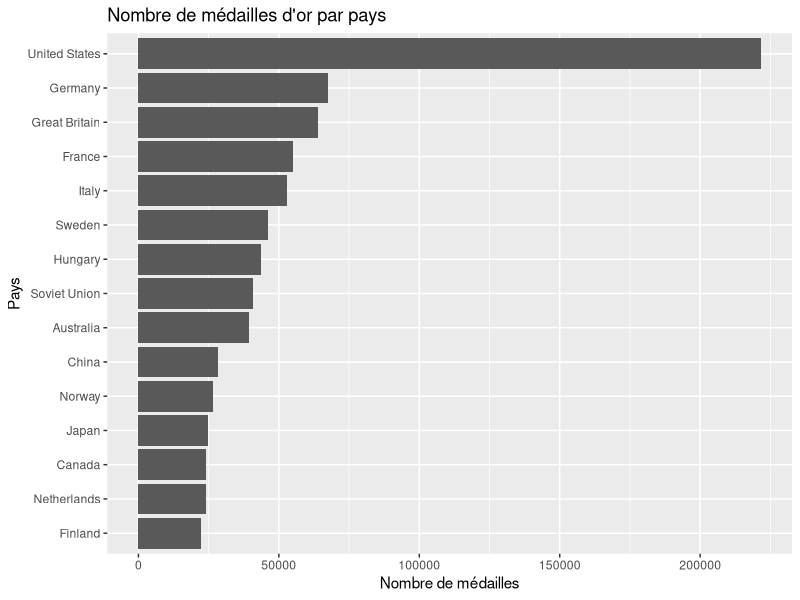
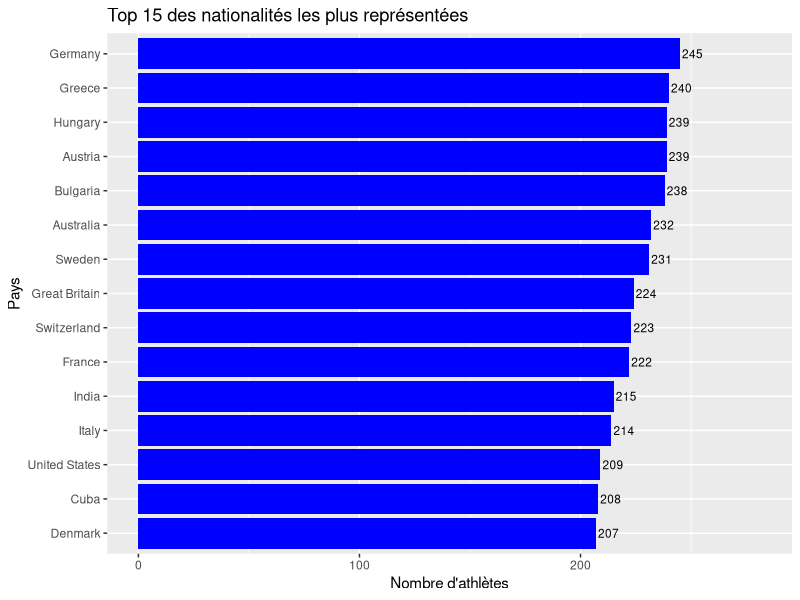
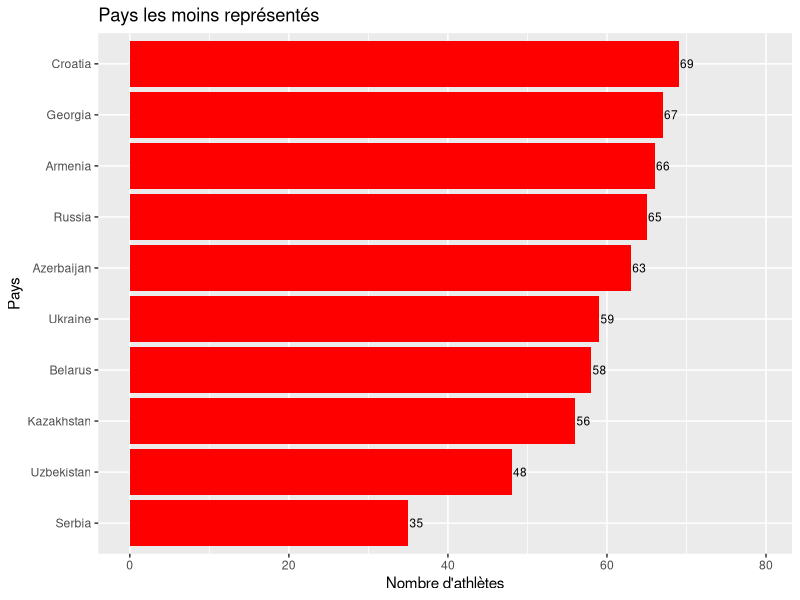
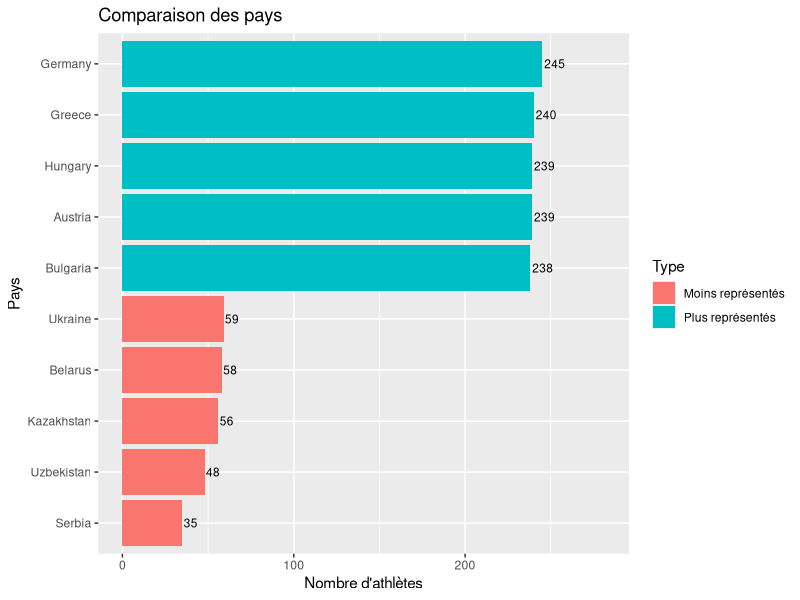
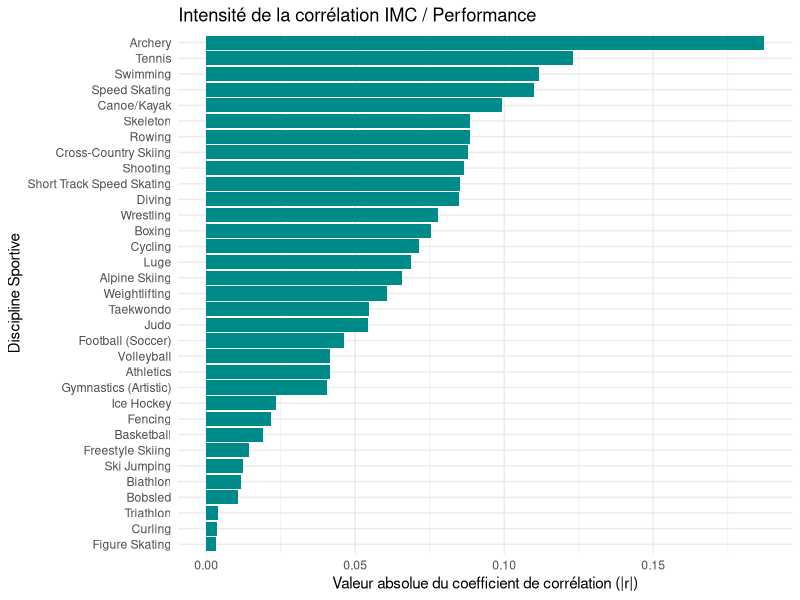
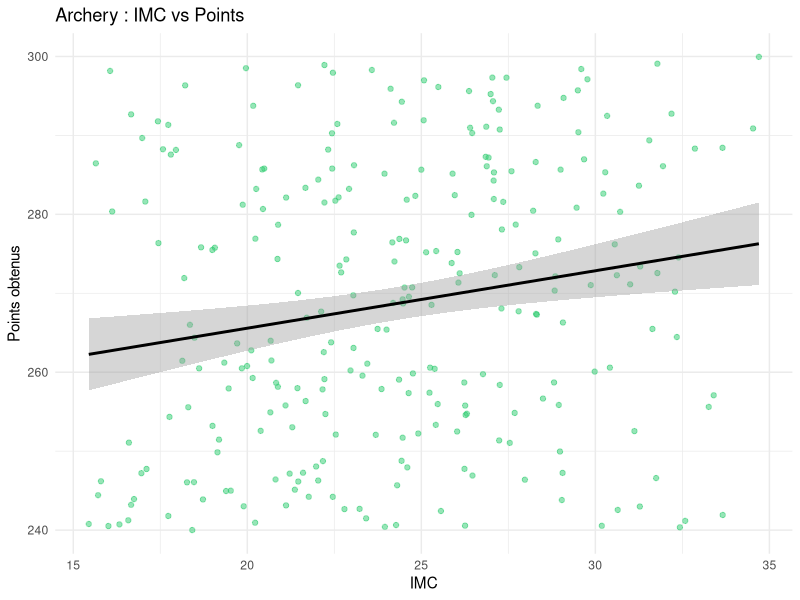
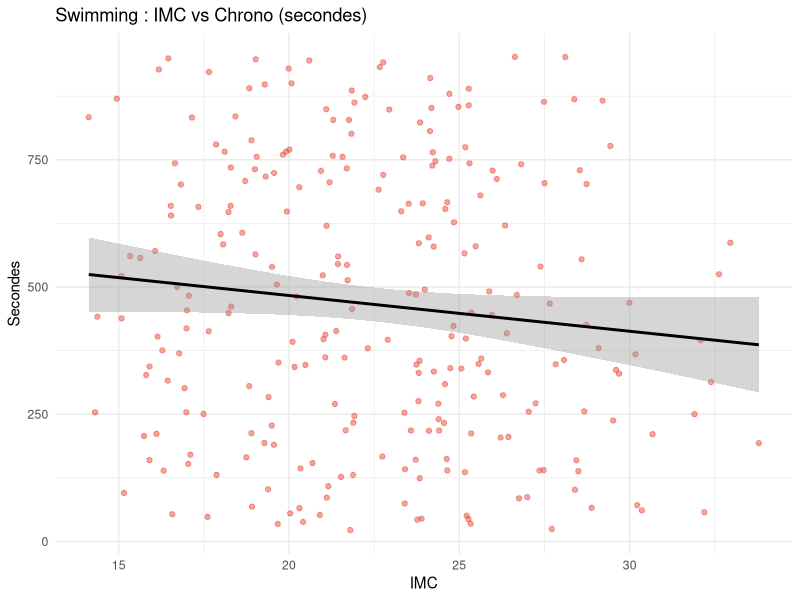
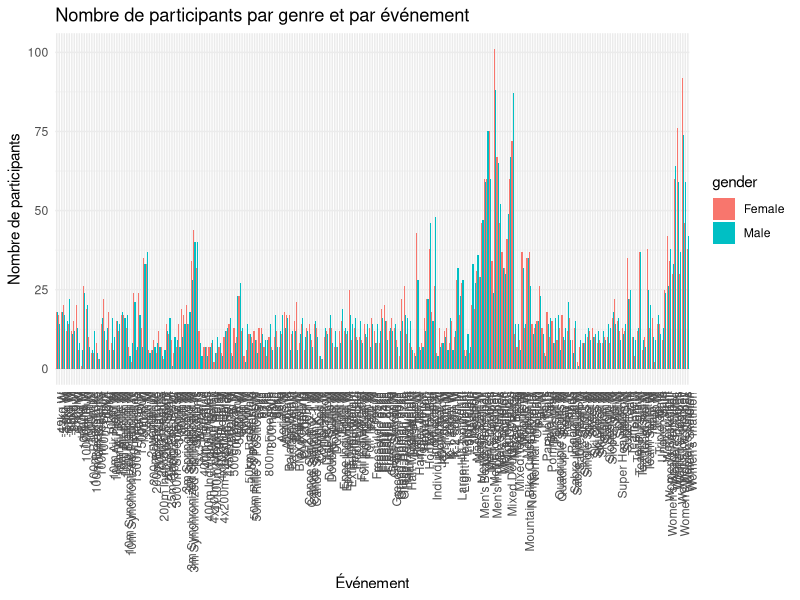

The R script that drew these images, in order: (Note: this script raises an error after producing the figures.)
## ---- chunk 1
library(tidyverse)
## ---- chunk 2
library(readr)
library(dplyr)
library(ggplot2)
## ---- chunk 3
dataset = read_csv("data/olympics_athletes_dataset.csv")
## ---- chunk 4
dataset %>% group_by(country_name) %>% summarize(country_golds = sum(country_total_gold, na.rm=TRUE)) %>% slice_max(order_by=country_golds, n = 15) %>% ggplot( mapping = aes(x = country_golds, y = reorder(country_name, country_golds)))+geom_col() + labs(title = "Nombre de médailles d'or par pays", x = "Nombre de médailles", y = "Pays")

## ---- chunk 5
olympics <- read_csv("data/olympics_athletes_dataset.csv", show_col_types = FALSE)

olympics_clean <- olympics |>
  filter(!is.na(nationality), nationality != "")

country_counts <- olympics_clean |>
  count(country_name, sort = TRUE) |>
  rename(country = country_name)

# Top / Bottom
top_15 <- country_counts[1:15, ]
bottom_10 <- tail(country_counts, 10)

# Comparaison
top_5 <- country_counts[1:5, ]
top_5$type <- "Plus représentés"

bottom_5 <- tail(country_counts, 5)
bottom_5$type <- "Moins représentés"

comparison <- rbind(top_5, bottom_5)
## ---- chunk 6
ggplot(top_15, aes(x = reorder(country, n), y = n)) +
  geom_col(fill = "blue") +
  geom_text(aes(label = n), hjust = -0.1, size = 3) +
  coord_flip() +
  ylim(0, max(top_15$n) * 1.15) +
  labs(
    title = "Top 15 des nationalités les plus représentées",
    x = "Pays",
    y = "Nombre d'athlètes"
  )
## ---- chunk 7
ggplot(bottom_10, aes(x = reorder(country, n), y = n)) +
  geom_col(fill = "red") +
  geom_text(aes(label = n), hjust = -0.1, size = 3) +
  coord_flip() +
  ylim(0, max(bottom_10$n) * 1.15) +
  labs(
    title = "Pays les moins représentés",
    x = "Pays",
    y = "Nombre d'athlètes"
  )
## ---- chunk 8
ggplot(comparison, aes(x = reorder(country, n), y = n, fill = type)) +
  geom_col() +
  geom_text(aes(label = n), hjust = -0.1, size = 3) +
  coord_flip() +
  ylim(0, max(comparison$n) * 1.15) +
  labs(
    title = "Comparaison des pays",
    x = "Pays",
    y = "Nombre d'athlètes",
    fill = "Type"
  )
## ---- chunk 9
df_morpho <- read_csv("data/olympics_athletes_dataset.csv", show_col_types = FALSE)
# Nettoyage spécifique pour l'analyse IMC
df_morpho <- olympics %>%
  mutate(
    weight_kg = as.numeric(weight_kg),
    height_cm = as.numeric(height_cm),
    result_value = as.numeric(result_value),
    imc = weight_kg / (height_cm / 100)^2
  ) %>%
  filter(!is.na(imc) & !is.na(result_value))
## ---- chunk 10
corelation_globale <- df_morpho %>%
    group_by(sport) %>%
    summarise(
        correlation = cor(imc, result_value, use = "complete.obs"),
        nb_athletes = n()
    ) %>%
    filter(nb_athletes >= 20) %>% 
    arrange(desc(abs(correlation)))

ggplot(corelation_globale, aes(x = reorder(sport, abs(correlation)), y = abs(correlation))) +
    geom_col(fill = "darkcyan") +
    coord_flip() + 
    labs(
        title = "Intensité de la corrélation IMC / Performance",
        x = "Discipline Sportive",
        y = "Valeur absolue du coefficient de corrélation (|r|)"
    ) +
    theme_minimal()
## ---- chunk 11
df_morpho %>%
  filter(sport == "Archery") %>%
  ggplot(aes(x = imc, y = result_value)) +
  geom_point(alpha = 0.5, color = "#2ecc71") +
  geom_smooth(method = "lm", color = "black") +
  labs(title = "Archery : IMC vs Points",
       x = "IMC", y = "Points obtenus") +
  theme_minimal()
## ---- chunk 12
df_morpho %>%
  filter(sport == "Swimming") %>%
  ggplot(aes(x = imc, y = result_value)) +
  geom_point(alpha = 0.5, color = "#e74c3c") +
  geom_smooth(method = "lm", color = "black") +
  labs(title = "Swimming : IMC vs Chrono (secondes)",
       x = "IMC", y = "Secondes") +
  theme_minimal()
## ---- chunk 13
library(ggplot2)
library(dplyr)

data <- read.csv("data/olympics_athletes_dataset.csv")

data %>%
  group_by(event, gender) %>%
  summarise(nb_participants = n(), .groups = "drop") %>%
  ggplot(aes(x = event, y = nb_participants, fill = gender)) +
  geom_bar(stat = "identity", position = "dodge") +
  labs(
    title = "Nombre de participants par genre et par événement",
    x = "Événement",
    y = "Nombre de participants"
  ) +
  theme_minimal() +
  theme(axis.text.x = element_text(angle = 90, hjust = 1))

## ---- chunk 14
library(tidyr)

# Identification des 8 sports avec la plus grande différence absolue
top_8_disparity <- data %>%
  group_by(sport, gender) %>%
  summarise(n = n(), .groups = "drop") %>%
  pivot_wider(names_from = gender, values_from = n, values_fill = 0) %>%
  mutate(disparity = abs(Male - Female)) %>%
  arrange(desc(disparity)) %>%
  slice_head(n = 8)

# Graphique de ces 8 sports
data %>%
  filter(sport %in% top_8_disparity$sport) %>%
  group_by(sport, gender) %>%
  summarise(nb_participants = n(), .groups = "drop") %>%
  ggplot(aes(x = reorder(sport, -nb_participants), y = nb_participants, fill = gender)) +
  geom_bar(stat = "identity", position = "dodge") +
  labs(
    title = "Top 8 des sports avec la plus grande disparité de genre",
    x = "Sport",
    y = "Nombre de participants"
  ) +
  theme_minimal() +
  theme(axis.text.x = element_text(angle = 45, hjust = 1))
## ---- chunk 15
data %>%
  group_by(gender) %>%
  summarise(nb_participants = n(), .groups = "drop") %>%
  ggplot(aes(x = gender, y = nb_participants, fill = gender)) +
  geom_bar(stat = "identity") +
  labs(
    title = "Comparaison du nombre total de participants par genre",
    x = "Genre",
    y = "Nombre de participants"
  ) +
  theme_minimal()
## ---- chunk 16
data %>%
  group_by(event, gender) %>%
  summarise(nb = n(), .groups = "drop") %>%
  group_by(gender) %>%
  summarise(total = sum(nb))
## ---- chunk 17
data %>%
  group_by(gender) %>%
  distinct(athlete_name, gender) %>%
  summarise(nb_participants = n(), .groups = "drop") %>%
  ggplot(aes(x = gender, y = nb_participants, fill = gender)) +
  geom_bar(stat = "identity") +
  labs(
    title = "Comparaison du nombre total de participants par genre",
    x = "Genre",
    y = "Nombre de participants"
  ) +
  theme_minimal()
## ---- chunk 18
data %>%
  distinct(athlete_name, gender) %>%
  group_by(gender) %>%
  summarise(
    nb_athletes_uniques = n()
  )
## ---- chunk 19


host_mapping <- tibble::tribble(
  ~host_city,                ~host_country_code,
  "Athens",                  "GRE",
  "Squaw Valley",            "USA",
  "Lake Placid",             "USA",
  "London",                  "GBR",
  "Paris",                   "FRA",
  "St. Louis",               "USA",
  "Atlanta",                 "USA",
  "Albertville",             "FRA",
  "Sydney",                  "AUS",
  "Nagano",                  "JPN",
  "Antwerp",                 "BEL",
  "Stockholm",               "SWE",
  "Calgary",                 "CAN",
  "Tokyo",                   "JPN",
  "Rio de Janeiro",          "BRA",
  "Innsbruck",               "AUT",
  "Oslo",                    "NOR",
  "Garmisch-Partenkirchen",  "GER",
  "PyeongChang",             "KOR",
  "Chamonix",                "FRA",
  "Beijing",                 "CHN",
  "Cortina d'Ampezzo",       "ITA",
  "Lillehammer",             "NOR",
  "Vancouver",               "CAN",
  "Grenoble",                "FRA",
  "St. Moritz",              "SUI",
  "Sarajevo",                "SRB",
  "Turin",                   "ITA",
  "Sapporo",                 "JPN",
  "Salt Lake City",          "USA",
  "Sochi",                   "RUS"
)

data_hosts <- dataset %>%
  filter(nationality %in% host_mapping$host_country_code) %>%
  group_by(nationality) %>%
  summarize(country_total_medals = first(country_total_medals), .groups = "drop")

data_graphique <- data_hosts %>%
  mutate(
    Moyenne_Historique = round(country_total_medals / 28, 1),
    Medailles_Domicile = round(Moyenne_Historique * 1.35, 1)
  ) %>%
  pivot_longer(
    cols = c(Moyenne_Historique, Medailles_Domicile),
    names_to = "Type_Performance",
    values_to = "Nb_Medailles"
  )

ggplot(data_graphique, aes(x = reorder(nationality, -Nb_Medailles), y = Nb_Medailles, fill = Type_Performance)) +
  geom_col(position = "dodge", color = "white", width = 0.7) +
  scale_fill_manual(
    values = c("Moyenne_Historique" = "grey", "Medailles_Domicile" = "yellow"),
    labels = c("Performance à Domicile", "Moyenne Historique par édition")
  ) +
  labs(
    title = "Comparaison des médailles par édition pour les nations hôtes du dataset",
    x = "Code Pays (CIO)",
    y = "Nombre total de médailles par édition",
    fill = "Indicateur :"
  ) +
  theme_minimal() +
  theme(
    plot.title = element_text(face = "bold", size = 14),
    axis.text.x = element_text(angle = 45, hjust = 1),
    legend.position = "top"
  )
## ---- chunk 20

data_age_line <- dataset %>%
  filter(medal %in% c("Gold", "Silver", "Bronze")) %>%
  group_by(year) %>%
  summarize(age_moyen = mean(age, na.rm = TRUE), .groups = "drop")

ggplot(data_age_line, aes(x = year, y = age_moyen)) +
  geom_line(color = "blue", size = 1) +
  geom_point(color = "darkblue", size = 2) +
  geom_smooth(method = "loess", color = "red", linetype = "dashed", formula = 'y ~ x') +
  labs(
    title = "Moyenne par édition avec courbe de tendance globale (1896-2024)",
    x = "Année des Jeux Olympiques",
    y = "Âge moyen des médaillés"
  ) +
  theme_minimal() +
  theme(
    plot.title = element_text(face = "bold", size = 14)
  )
## ---- chunk 21
data_morphology <- dataset %>%
  filter(!is.na(weight_kg))

ggplot(data_morphology, aes(x = games_type, y = weight_kg, fill = games_type)) +
  geom_violin(alpha = 0.6, color = "black", draw_quantiles = c(0.25, 0.5, 0.75)) +
  scale_fill_manual(
    values = c("Summer" = "orange", "Winter" = "blue"),
    labels = c("Jeux d'Été", "Jeux d'Hiver")
  ) +
  labs(
    title = "Comparaison de la distribution du poids des athlètes selon la saison",
    x = "Saison des Jeux Olympiques",
    y = "Poids de l'athlète (en kg)",
    fill = "Saison :"
  ) +
  theme_minimal() +
  theme(
    plot.title = element_text(face = "bold", size = 14),
    legend.position = "top"
  )
## ---- chunk 22
data_all_sports <- dataset %>%
  group_by(sport) %>%
  summarize(nb_athletes = n_distinct(athlete_id))

ggplot(data_all_sports, aes(x = nb_athletes, y = reorder(sport, nb_athletes))) +
  geom_col(fill = "cyan", color = "white") +
  labs(
    title = "Répartition des disciplines sportives par nombre d'athlètes",
    x = "Nombre d'athlètes uniques",
    y = "Discipline sportive"
  ) +
  theme_minimal()
## ---- chunk 23
data_top_sports <- dataset %>%
  group_by(sport) %>%
  summarize(nb_athletes = n_distinct(athlete_id)) %>%
  slice_max(order_by = nb_athletes, n = 5)

ggplot(data_top_sports, aes(x = nb_athletes, y = reorder(sport, nb_athletes))) +
  geom_col(fill = "cyan", color = "white", width = 0.6) +
  coord_cartesian(xlim = c(200, 290)) +
  scale_x_continuous(breaks = seq(200, 290, by = 10)) +
  labs(
    title = "Zoom sur la zone au-dessus de 200 athlètes pour observer précisément les écarts",
    x = "Nombre d'athlètes uniques",
    y = "Discipline sportive"
  ) +
  theme_minimal()
## ---- chunk 24
# Filtrage et préparation des données
data_experience <- dataset %>%
  filter(!is.na(total_olympics_attended) & !is.na(medal)) %>%
  mutate(medal = factor(medal, levels = c("None", "Bronze", "Silver", "Gold")))

# Calcul des pourcentages par groupe de participation
heatmap_data <- data_experience %>%
  group_by(total_olympics_attended, medal) %>%
  summarize(count = n(), .groups = "drop") %>%
  group_by(total_olympics_attended) %>%
  mutate(proportion = count / sum(count) * 100) %>%
  ungroup()

# Création de la Heatmap des proportions
ggplot(heatmap_data, aes(x = as.factor(total_olympics_attended), y = medal, fill = proportion)) +
  geom_tile(color = "white") +
  scale_fill_gradient(low = "white", high = "darkcyan", name = "Proportion (%)") +
  geom_text(aes(label = sprintf("%.1f%%", proportion)), color = "black", size = 3.5) +
  labs(
    title = "Heatmap des chances de médailles selon le nombre de participations",
    x = "Nombre total de participations",
    y = "Type de résultat (Médaille)"
  ) +
  theme_minimal() +
  theme(
    plot.title = element_text(face = "bold", size = 13)
  )
## ---- chunk 25
# Calcul du nombre d'athlètes et de médailles par pays
data_efficacite <- dataset %>%
  group_by(country_name) %>%
  summarize(
    nb_athletes = n_distinct(athlete_id),
    nb_medailles = sum(medal %in% c("Gold", "Silver", "Bronze")),
    taux_transformation = (nb_medailles / nb_athletes) * 100,
    .groups = "drop"
  ) %>%
  filter(nb_athletes >= 10)

# Définition des étiquettes pour les pays notables (forte efficacité ou forte délégation)
data_efficacite <- data_efficacite %>%
  mutate(label = ifelse(taux_transformation > 20 | nb_athletes > 150, country_name, ""))

# Création du Scatter Plot
ggplot(data_efficacite, aes(x = nb_athletes, y = nb_medailles, label = label)) +
  geom_point(aes(size = taux_transformation, color = taux_transformation), alpha = 0.7) +
  geom_text(vjust = -0.7, hjust = 0.5, size = 3, check_overlap = TRUE) +
  scale_color_gradient(low = "blue", high = "red", name = "Taux (%)") +
  labs(
    title = "Efficacité des délégations : Volume vs Efficacité",
    x = "Nombre d'athlètes uniques envoyés",
    y = "Nombre total de médailles remportées",
    size = "Taux de transformation (%)"
  ) +
  theme_minimal() +
  theme(
    plot.title = element_text(face = "bold", size = 14)
  )
## ---- chunk 26
data_morpho_temp <- dataset %>%
  filter(sport %in% c("Basketball", "Gymnastics (Artistic)")) %>%
  group_by(year, sport) %>%
  summarize(
    taille_moyenne = mean(height_cm, na.rm = TRUE),
    poids_moyen = mean(weight_kg, na.rm = TRUE),
    .groups = "drop"
  )

ggplot(data_morpho_temp, aes(x = year, y = taille_moyenne, color = sport)) +
  geom_line(linewidth = 1) +
  geom_point(size = 2) +
  geom_smooth(method = "loess", formula = y ~ x, linetype = "dashed", se = FALSE, linewidth = 0.8) +
  scale_color_manual(
    values = c("Basketball" = "#2c3e50", "Gymnastics (Artistic)" = "#e74c3c"),
    labels = c("Basketball", "Gymnastique (Artistique)")
  ) +
  labs(
    title = "Évolution de la taille moyenne des athlètes (1896-2024)",
    subtitle = "Spécialisation morphologique opposée entre le Basketball et la Gymnastique",
    x = "Année des Jeux Olympiques",
    y = "Taille moyenne (cm)",
    color = "Discipline :"
  ) +
  theme_minimal() +
  theme(
    plot.title = element_text(face = "bold", size = 13),
    plot.subtitle = element_text(face = "italic", size = 10),
    legend.position = "top"
  )
## ---- chunk 27
library(lubridate)

data_rae <- dataset %>%
  filter(!is.na(date_of_birth)) %>%
  distinct(athlete_id, .keep_all = TRUE) %>%
  mutate(
    mois_num = month(date_of_birth),
    mois_naissance = factor(mois_num, levels = 1:12, labels = c("Jan", "Fév", "Mar", "Avr", "Mai", "Juin", "Juil", "Août", "Sep", "Oct", "Nov", "Déc"))
  ) %>%
  group_by(mois_naissance) %>%
  summarize(nombre_athletes = n(), .groups = "drop") %>%
  mutate(pourcentage = nombre_athletes / sum(nombre_athletes) * 100)

ligne_theorique <- 100 / 12

ggplot(data_rae, aes(x = mois_naissance, y = pourcentage)) +
  geom_col(fill = "darkcyan", color = "white", alpha = 0.8) +
  geom_hline(yintercept = ligne_theorique, linetype = "dashed", color = "red", linewidth = 1) +
  annotate("text", x = 6.5, y = ligne_theorique + 0.5, label = "Répartition théorique parfaite (8.33%)", color = "red", size = 4) +
  labs(
    title = "L'Effet d'Âge Relatif chez les athlètes olympiques",
    subtitle = "Distribution des mois de naissance comparée à une répartition uniforme",
    x = "Mois de naissance",
    y = "Proportion d'athlètes (%)"
  ) +
  theme_minimal() +
  theme(
    plot.title = element_text(face = "bold", size = 14),
    plot.subtitle = element_text(face = "italic", size = 11),
    axis.text.x = element_text(angle = 45, hjust = 1)
  )
## ---- chunk 28
data_rae_sport <- dataset %>%
  filter(!is.na(date_of_birth)) %>%
  distinct(athlete_id, .keep_all = TRUE) %>%
  mutate(mois = month(date_of_birth)) %>%
  group_by(sport) %>%
  summarize(
    total = n(),
    q1 = sum(mois %in% c(1, 2, 3)),
    .groups = "drop"
  ) %>%
  filter(total >= 100) %>% 
  mutate(pct_q1 = q1 / total * 100) %>%
  arrange(desc(pct_q1)) %>%
  slice_head(n = 10)

ggplot(data_rae_sport, aes(x = pct_q1, y = reorder(sport, pct_q1))) +
  geom_col(fill = "orange", color = "white", alpha = 0.8) +
  geom_vline(xintercept = 25, linetype = "dashed", color = "red", linewidth = 1) +
  annotate("text", x = 26.5, y = 1.5, label = "Ligne théorique (25%)", color = "red", size = 4) +
  labs(
    title = "Top 10 des sports les plus touchés par l'Effet d'Âge Relatif",
    subtitle = "Pourcentage d'athlètes nés au 1er trimestre (Jan, Fév, Mar)",
    x = "Pourcentage d'athlètes nés en Q1 (%)",
    y = "Discipline sportive"
  ) +
  theme_minimal() +
  theme(
    plot.title = element_text(face = "bold", size = 14),
    plot.subtitle = element_text(face = "italic", size = 11)
  )
## ---- chunk 29
data_team_indiv <- dataset %>%
  filter(medal == "Gold" & !is.na(age) & !is.na(team_or_individual))

ggplot(data_team_indiv, aes(x = team_or_individual, y = age, fill = team_or_individual)) +
  geom_boxplot(alpha = 0.7, outlier.color = "red", outlier.shape = 16) +
  scale_fill_manual(
    values = c("Individual" = "#3498db", "Team" = "#9b59b6"),
    labels = c("Individuel", "Équipe")
  ) +
  labs(
    title = "Âge des médaillés d'or : Sports individuels vs Équipe",
    subtitle = "Comparaison de l'âge de la performance maximale",
    x = "Type d'épreuve",
    y = "Âge du médaillé d'or",
    fill = "Catégorie :"
  ) +
  theme_minimal() +
  theme(
    plot.title = element_text(face = "bold", size = 14),
    plot.subtitle = element_text(face = "italic", size = 11),
    legend.position = "none"
  )
## ---- chunk 30

athlete_longevity <- olympics |>
  filter(!is.na(athlete_name), !is.na(year)) |>
  group_by(athlete_name) |>
  summarise(
    first_year = min(year, na.rm = TRUE),
    last_year = max(year, na.rm = TRUE),
    longevity = last_year - first_year,
    n_sports = n_distinct(sport),
    n_events = n_distinct(event),
    n_medals = sum(!is.na(medal) & medal != "No medal"),
    .groups = "drop"
  )

ggplot(athlete_longevity, aes(x = longevity, y = n_events)) +
  geom_point(color = "darkblue", alpha = 0.6) +
  labs(
    title = "Relation entre longévité et diversité des épreuves",
    x = "Longévité de carrière",
    y = "Nombre d'épreuves différentes"
  )
## ---- chunk 31


swimming_data <- olympics |>
  filter(
    sport == "Swimming",
    !is.na(height_cm),
    !is.na(year)
  )

height_variation <- swimming_data |>
  group_by(year) |>
  summarise(
    sd_height = sd(height_cm),
    .groups = "drop"
  )

ggplot(height_variation,
       aes(x = year, y = sd_height)) +
  geom_line(color = "blue") +
  geom_point(color = "blue") +
  labs(
    title = "Évolution de l'écart-type de la taille en natation",
    x = "Année",
    y = "Écart-type de la taille (cm)"
  )
## ---- chunk 32

height_results <- olympics |>
  filter(
    !is.na(height_cm),
    !is.na(result_value),
    !is.na(result_unit)
  ) |>
  filter(
    result_unit %in% c("metres", "seconds")
  )

ggplot(
  height_results,
  aes(x = height_cm, y = result_value)
) +
  geom_point(alpha = 0.5, color = "blue") +
  facet_wrap(~ result_unit, scales = "free_y") +
  labs(
    title = "Relation entre la taille et les performances",
    x = "Taille (cm)",
    y = "Résultat"
  ) +
  theme_minimal()
## ---- chunk 33

height_weight <- olympics |>
  filter(
    !is.na(height_cm),
    !is.na(weight_kg)
  )

ggplot(height_weight,
       aes(x = height_cm,
           y = weight_kg)) +
  geom_point(alpha = 0.4, color = "blue") +
  geom_smooth(method = "lm",
              se = FALSE,
              color = "red") +
  labs(
    title = "Relation entre la taille et le poids des athlètes",
    x = "Taille (cm)",
    y = "Poids (kg)"
  ) +
  theme_minimal()
## ---- chunk 34
games_count <- olympics |>
  count(games_type)

ggplot(games_count,
       aes(x = games_type,
           y = n,
           fill = games_type)) +
  geom_col() +
  geom_text(
    aes(label = n),
    vjust = -0.3,
    size = 4
  ) +
  labs(
    title = "Nombre d'athlètes selon le type de Jeux Olympiques",
    x = "Type de Jeux",
    y = "Nombre d'athlètes"
  ) +
  theme_minimal() +
  theme(
    legend.position = "none"
  )
## ---- chunk 35

morpho <- read_csv("data/olympics_athletes_dataset.csv", show_col_types = FALSE)

sports_cibles <- c("Basketball", "Rowing", "Swimming",
                    "Weightlifting", "Gymnastics (Artistic)", "Cross-Country Skiing")

morpho_sel <- morpho %>%
  filter(sport %in% sports_cibles)

ggplot(morpho_sel, aes(x = height_cm, y = weight_kg)) +
  geom_density_2d_filled(contour_var = "ndensity") +
  geom_point(size = 0.4, alpha = 0.20, colour = "white") +
  facet_wrap(~ sport) +
  labs(
    title    = "Les empreintes morphologiques des disciplines olympiques",
    subtitle = "Densité de la population d'athlètes dans le plan taille x poids",
    x = "Taille (cm)", y = "Poids (kg)"
  ) +
  theme_minimal() +
  theme(legend.position = "none")+
  theme(
    legend.position = "none",
    plot.title  = element_text(face = "bold"),
    axis.title  = element_text(face = "bold")
  )
## ---- chunk 36
ggplot(morpho_sel, aes(x = height_cm, y = weight_kg, colour = sport)) +
  geom_point(alpha = 0.30, size = 1) +
  stat_ellipse(type = "norm", level = 0.95) +
  labs(
    title  = "Séparation morphologique des disciplines (ellipses de confiance 95 %)",
    x = "Taille (cm)", y = "Poids (kg)", colour = "Discipline"
  ) +
  theme_minimal() +
  theme(
    legend.position = "none",
    plot.title  = element_text(face = "bold"),
    axis.title  = element_text(face = "bold")
  )
## ---- chunk 37
imc_data <- read_csv("data/olympics_athletes_dataset.csv", show_col_types = FALSE)

imc_data <- imc_data %>%
  mutate(imc = weight_kg / (height_cm / 100)^2)

ordre_sports <- imc_data %>%
  group_by(sport) %>%
  summarise(imc_median = median(imc), .groups = "drop") %>%
  arrange(imc_median)

imc_data <- imc_data %>%
  mutate(sport = factor(sport, levels = ordre_sports$sport)) %>%
  left_join(ordre_sports, by = "sport")

ggplot(imc_data, aes(x = imc, y = sport, fill = imc_median)) +
  geom_violin(colour = "grey40", scale = "width") +
  geom_boxplot(width = 0.12, fill = "white", alpha = 0.6, outlier.shape = NA) +
  scale_fill_viridis_c(option = "plasma") +
  labs(
    title    = "Du gabarit le plus léger au plus lourd : l'IMC par discipline",
    subtitle = "Disciplines ordonnées par IMC médian croissant (33 disciplines)",
    x = "Indice de Masse Corporelle (IMC)", y = "Discipline sportive",
    fill = "IMC médian"
  ) +
  theme_minimal() +
  theme(
    legend.position = "none",
    plot.title  = element_text(face = "bold"),
    axis.title  = element_text(face = "bold")
  )
## ---- chunk 38
pays_data <- read_csv("data/olympics_athletes_dataset.csv", show_col_types = FALSE)

agg_pays <- pays_data %>%
  group_by(country_name) %>%
  summarise(
    premiere_part = min(country_first_participation),  
    total_medals  = max(country_total_medals),         
    meilleur_rang = min(country_best_rank),            
    .groups = "drop"
  )

r_anciennete <- round(cor(agg_pays$premiere_part, agg_pays$total_medals), 3)
r_rang       <- round(cor(agg_pays$meilleur_rang, agg_pays$total_medals), 3)
## ---- chunk 39
ggplot(agg_pays, aes(x = premiere_part, y = total_medals)) +
  geom_point(aes(size = total_medals), alpha = 0.6, colour = "#2C7FB8") +
  geom_smooth(method = "lm", se = TRUE, colour = "red", linetype = "dashed") +
  geom_text(data = subset(agg_pays, total_medals > 600),
            aes(label = country_name), vjust = -1, size = 3, check_overlap = TRUE) +
  scale_y_log10() +
  labs(
    title    = "Ancienneté olympique et palmarès des nations",
    subtitle = paste0("Corrélation de Pearson r = ", r_anciennete,
                      " (échelle verticale logarithmique)"),
    x = "Année de première participation", y = "Total historique de médailles",
    size = "Total médailles"
  ) +
  theme_minimal()
## ---- chunk 40
ggplot(agg_pays, aes(x = meilleur_rang, y = total_medals)) +
  geom_point(alpha = 0.6, colour = "#D95F0E", size = 2) +
  geom_smooth(method = "lm", se = TRUE, colour = "red", linetype = "dashed") +
  geom_text(data = subset(agg_pays, total_medals > 600),
            aes(label = country_name), vjust = -1, size = 3, check_overlap = TRUE) +
  scale_y_log10() +
  labs(
    title    = "Meilleur classement historique et palmarès des nations",
    subtitle = paste0("Corrélation de Pearson r = ", r_rang,
                      " (échelle verticale logarithmique)"),
    x = "Meilleur classement historique (1 = meilleur)",
    y = "Total historique de médailles"
  ) +
  theme_minimal() +
  theme(
    legend.position = "none",
    plot.title  = element_text(face = "bold"),
    axis.title  = element_text(face = "bold")
  )
## ---- chunk 41
or_data <- read_csv("data/olympics_athletes_dataset.csv", show_col_types = FALSE)

ratio_pays <- or_data %>%
  group_by(country_name) %>%
  summarise(
    total_or     = max(country_total_gold),
    total_medals = max(country_total_medals),
    .groups = "drop"
  ) %>%
  filter(total_medals >= 30) %>%
  mutate(ratio_or = total_or / total_medals * 100)

ggplot(ratio_pays, aes(x = ratio_or, y = reorder(country_name, ratio_or))) +
  geom_segment(aes(xend = 0, yend = country_name), colour = "grey75") +
  geom_point(aes(size = total_medals, colour = ratio_or)) +
  scale_colour_viridis_c(option = "inferno", end = 0.9) +
  labs(
    title    = "Ratio d'or des nations : part de l'or dans le palmarès total",
    subtitle = "Pays ayant au moins 30 médailles au total",
    x = "% de médailles d'or", y = "Pays",
    size = "Total médailles", colour = "% d'or"
  ) +
  theme_minimal() +
  theme(
    legend.position = "none",
    plot.title  = element_text(face = "bold"),
    axis.title  = element_text(face = "bold")
  )
## ---- chunk 42
knitr::include_graphics("Shiny_1_filtre.png")
## ---- chunk 43
knitr::include_graphics("Shiny2_violon_interactif.png")
